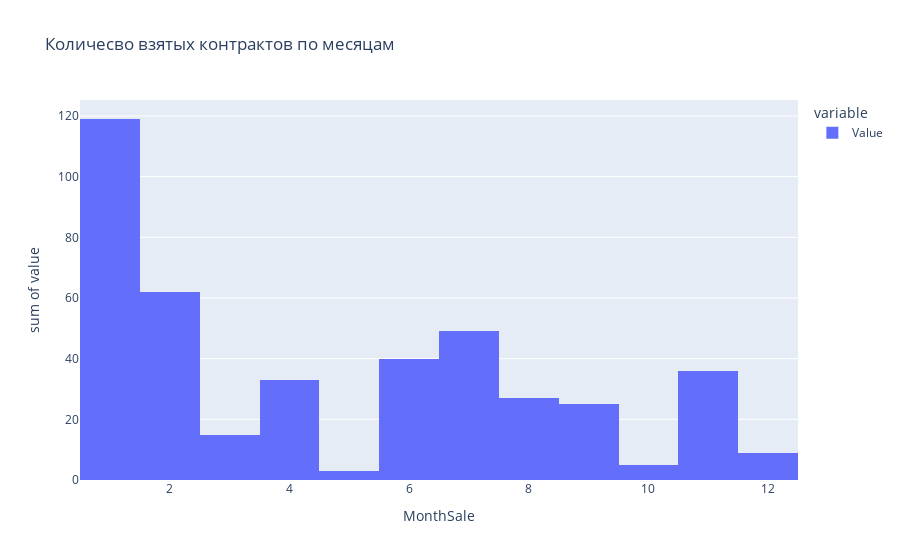

The code cell stored with this chart in its notebook:
### Markdown cell above
Увидив количесво сделок по месяцам, можем построить гистограмму показывающую количесво взятых контрактов:

### Code cell
fig = px.histogram(help_chart,
                   x=help_chart.index,
                   y = ['Value'],
                   nbins=12,
                   title="Количесво взятых контрактов по месяцам",
                   #hover_data = ['Value']
                   #labels={'x':'Number of Month', 'y':'counts of Contracts'}
                  )
fig.update_layout(hovermode="x unified") # Указываем что подскзку показываем сразу для всех элементов 
                                         # в разрезе по оси X. По мне просто бомба для этого графика, 
                                         # особенно для 4 колонки, где непонятно, есть второй сегмент 
                                         # клиентов или нету
fig.show()

### Figure 1 — Plotly figure (JSON) as saved in the notebook; plotly's stock layout.template omitted (floating-point values rounded to 4 significant figures)
{"data": [{"alignmentgroup": "True", "bingroup": "x", "histfunc": "sum", "hovertemplate": "variable=Value<br>MonthSale=%{x}<br>sum of value=%{y}<extra></extra>", "legendgroup": "Value", "marker": {"color": "#636efa", "pattern": {"shape": ""}}, "name": "Value", "nbinsx": 12, "offsetgroup": "Value", "orientation": "v", "showlegend": true, "type": "histogram", "x": [1, 2, 3, 4, 5, 6, 7, 8, 9, 10, 11, 12], "xaxis": "x", "y": [119, 62, 15, 33, 3, 40, 49, 27, 25, 5, 36, 9], "yaxis": "y"}], "layout": {"barmode": "relative", "hovermode": "x unified", "legend": {"title": {"text": "variable"}, "tracegroupgap": 0}, "title": {"text": "Количесво взятых контрактов по месяцам"}, "xaxis": {"anchor": "y", "domain": [0, 1], "title": {"text": "MonthSale"}}, "yaxis": {"anchor": "x", "domain": [0, 1], "title": {"text": "sum of value"}}}}
